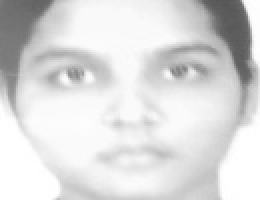
#> input picture scripts/Face_Recognition/datasets/anki/11.jpg, 130 x 100 px, given in place of the camera (shown 2 times larger)
$ python Face_detection.py
#> lines starting #> are read from the running program, lines starting #| are printed output that depends on the picture; after the words box and inside, x2 and y2 are one past the last pixel; in counts of white or black regions, pixels touching at a corner belong together
import cv2
import os

file = "haarcascade_frontalface_default.xml"
haar = cv2.CascadeClassifier(file)
cam = cv2.VideoCapture(0)
dataset = "datasets"
name = "avi"

path = os.path.join(dataset,name)
if not os.path.isdir(path):
    os.mkdir(path)

(width,height) = (130,100)
count = 1

while (count < 50):
    _,img = cam.read()
#> img is the input picture: shape (100, 130, 3); min 86, max 255, mean 218.5
    print(count)
    grayImg = cv2.cvtColor(img,cv2.COLOR_BGR2GRAY)
    faces = haar.detectMultiScale(grayImg,1.3,4)
#> faces = [[24, 7, 87, 87]]
    for (x,y,w,h) in faces:
        cv2.rectangle(img,(x,y),(x+w,y+h),(0,255,0),2)
        onlyface = grayImg[y:y+h,x:x+w]
        resizeImg = cv2.resize(onlyface,(width,height))
        cv2.imwrite("%s/%s.jpg"%(path,count),resizeImg)
        count+=1
#> this loop made 1 pass
#> (x, y, w, h, count) on pass 1: (24, 7, 87, 87, 2)
#> pass 1, `onlyface = grayImg[y:y+h,x:x+w]`:
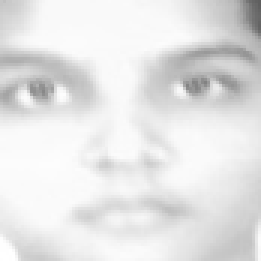
#> onlyface: shape (87, 87) (shown 3 times larger); min 95, max 255, mean 228.5
#> pass 1, `resizeImg = cv2.resize(onlyface,(width,height))`:
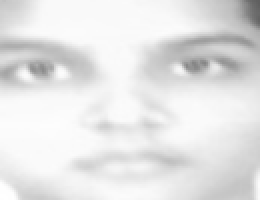
#> resizeImg: shape (100, 130) (shown 2 times larger); min 95, max 255, mean 228.4
#> after the loop:
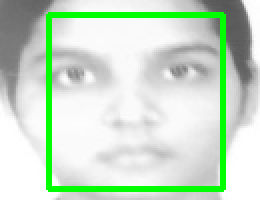
#> img: shape (100, 130, 3) (shown 2 times larger); 8% of pixels changed, all inside (x1, y1, x2, y2) = (23, 6, 113, 96)
#> after the loop, count = 2
    cv2.imshow("Face Detection",img)
    key = cv2.waitKey(10)
#> (key Esc is pressed here)
    if key == 27:
        break
print("Faces captured")
cam.release()
cv2.destroyAllWindows()

$ run again, on scripts/Face_Recognition/datasets/anki/12.jpg
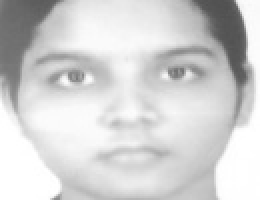
#> input picture scripts/Face_Recognition/datasets/anki/12.jpg, 130 x 100 px, given in place of the camera (shown 2 times larger)
#> img is the input picture: shape (100, 130, 3); min 80, max 255, mean 209.7
#> faces = [[23, 6, 88, 88]]
#> the loop `for (x,y,w,h) in faces:` made 1 pass
#> (x, y, w, h, count) on pass 1: (23, 6, 88, 88, 2)
#> pass 1, `resizeImg = cv2.resize(onlyface,(width,height))`:
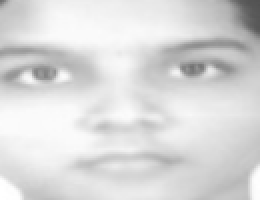
#> resizeImg: shape (100, 130) (shown 2 times larger); min 82, max 255, mean 217.4
#> after the loop `for (x,y,w,h) in faces:`:
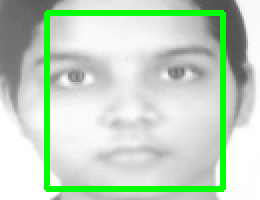
#> img: shape (100, 130, 3) (shown 2 times larger); 8.09% of pixels changed, all inside (x1, y1, x2, y2) = (22, 5, 113, 96)
#> after the loop `for (x,y,w,h) in faces:`: count = 2
